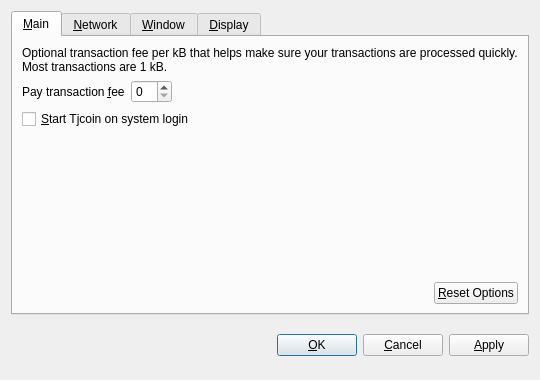
<?xml version="1.0" encoding="UTF-8"?>
<ui version="4.0">
 <class>OptionsDialog</class>
 <widget class="QDialog" name="OptionsDialog">
  <property name="geometry">
   <rect>
    <x>0</x>
    <y>0</y>
    <width>540</width>
    <height>380</height>
   </rect>
  </property>
  <property name="windowTitle">
   <string>Options</string>
  </property>
  <property name="modal">
   <bool>true</bool>
  </property>
  <layout class="QVBoxLayout" name="verticalLayout">
   <item>
    <widget class="QTabWidget" name="tabWidget">
     <property name="tabPosition">
      <enum>QTabWidget::North</enum>
     </property>
     <property name="currentIndex">
      <number>0</number>
     </property>
     <widget class="QWidget" name="tabMain">
      <attribute name="title">
       <string>&amp;Main</string>
      </attribute>
      <layout class="QVBoxLayout" name="verticalLayout_Main">
       <item>
        <widget class="QLabel" name="transactionFeeInfoLabel">
         <property name="text">
          <string>Optional transaction fee per kB that helps make sure your transactions are processed quickly. Most transactions are 1 kB.</string>
         </property>
         <property name="textFormat">
          <enum>Qt::PlainText</enum>
         </property>
         <property name="wordWrap">
          <bool>true</bool>
         </property>
        </widget>
       </item>
       <item>
        <layout class="QHBoxLayout" name="horizontalLayout_1_Main">
         <item>
          <widget class="QLabel" name="transactionFeeLabel">
           <property name="text">
            <string>Pay transaction &amp;fee</string>
           </property>
           <property name="textFormat">
            <enum>Qt::PlainText</enum>
           </property>
           <property name="buddy">
            <cstring>transactionFee</cstring>
           </property>
          </widget>
         </item>
         <item>
          <widget class="BitcoinAmountField" name="transactionFee"/>
         </item>
         <item>
          <spacer name="horizontalSpacer_1_Main">
           <property name="orientation">
            <enum>Qt::Horizontal</enum>
           </property>
           <property name="sizeHint" stdset="0">
            <size>
             <width>40</width>
             <height>20</height>
            </size>
           </property>
          </spacer>
         </item>
        </layout>
       </item>
       <item>
        <widget class="QCheckBox" name="bitcoinAtStartup">
         <property name="toolTip">
          <string>Automatically start Tjcoin after logging in to the system.</string>
         </property>
         <property name="text">
          <string>&amp;Start Tjcoin on system login</string>
         </property>
        </widget>
       </item>
       <item>
        <spacer name="verticalSpacer_Main">
         <property name="orientation">
          <enum>Qt::Vertical</enum>
         </property>
         <property name="sizeHint" stdset="0">
          <size>
           <width>20</width>
           <height>40</height>
          </size>
         </property>
        </spacer>
       </item>
       <item>
        <layout class="QHBoxLayout" name="horizontalLayout_2_Main">
         <item>
          <spacer name="horizontalSpacer_2_Main">
           <property name="orientation">
            <enum>Qt::Horizontal</enum>
           </property>
           <property name="sizeHint" stdset="0">
            <size>
             <width>40</width>
             <height>20</height>
            </size>
           </property>
          </spacer>
         </item>
         <item>
          <widget class="QPushButton" name="resetButton">
           <property name="toolTip">
            <string>Reset all client options to default.</string>
           </property>
           <property name="text">
            <string>&amp;Reset Options</string>
           </property>
           <property name="autoDefault">
            <bool>false</bool>
           </property>
          </widget>
         </item>
        </layout>
       </item>
      </layout>
     </widget>
     <widget class="QWidget" name="tabNetwork">
      <attribute name="title">
       <string>&amp;Network</string>
      </attribute>
      <layout class="QVBoxLayout" name="verticalLayout_Network">
       <item>
        <widget class="QCheckBox" name="mapPortUpnp">
         <property name="toolTip">
          <string>Automatically open the Tjcoin client port on the router. This only works when your router supports UPnP and it is enabled.</string>
         </property>
         <property name="text">
          <string>Map port using &amp;UPnP</string>
         </property>
        </widget>
       </item>
       <item>
        <widget class="QCheckBox" name="connectSocks">
         <property name="toolTip">
          <string>Connect to the Tjcoin network through a SOCKS proxy (e.g. when connecting through Tor).</string>
         </property>
         <property name="text">
          <string>&amp;Connect through SOCKS proxy:</string>
         </property>
        </widget>
       </item>
       <item>
        <layout class="QHBoxLayout" name="horizontalLayout_Network">
         <item>
          <widget class="QLabel" name="proxyIpLabel">
           <property name="text">
            <string>Proxy &amp;IP:</string>
           </property>
           <property name="textFormat">
            <enum>Qt::PlainText</enum>
           </property>
           <property name="buddy">
            <cstring>proxyIp</cstring>
           </property>
          </widget>
         </item>
         <item>
          <widget class="QValidatedLineEdit" name="proxyIp">
           <property name="maximumSize">
            <size>
             <width>140</width>
             <height>16777215</height>
            </size>
           </property>
           <property name="toolTip">
            <string>IP address of the proxy (e.g. 127.0.0.1)</string>
           </property>
          </widget>
         </item>
         <item>
          <widget class="QLabel" name="proxyPortLabel">
           <property name="text">
            <string>&amp;Port:</string>
           </property>
           <property name="textFormat">
            <enum>Qt::PlainText</enum>
           </property>
           <property name="buddy">
            <cstring>proxyPort</cstring>
           </property>
          </widget>
         </item>
         <item>
          <widget class="QLineEdit" name="proxyPort">
           <property name="maximumSize">
            <size>
             <width>55</width>
             <height>16777215</height>
            </size>
           </property>
           <property name="toolTip">
            <string>Port of the proxy (e.g. 9050)</string>
           </property>
          </widget>
         </item>
         <item>
          <widget class="QLabel" name="socksVersionLabel">
           <property name="text">
            <string>SOCKS &amp;Version:</string>
           </property>
           <property name="textFormat">
            <enum>Qt::PlainText</enum>
           </property>
           <property name="buddy">
            <cstring>socksVersion</cstring>
           </property>
          </widget>
         </item>
         <item>
          <widget class="QValueComboBox" name="socksVersion">
           <property name="toolTip">
            <string>SOCKS version of the proxy (e.g. 5)</string>
           </property>
          </widget>
         </item>
         <item>
          <spacer name="horizontalSpacer_Network">
           <property name="orientation">
            <enum>Qt::Horizontal</enum>
           </property>
           <property name="sizeHint" stdset="0">
            <size>
             <width>40</width>
             <height>20</height>
            </size>
           </property>
          </spacer>
         </item>
        </layout>
       </item>
       <item>
        <spacer name="verticalSpacer_Network">
         <property name="orientation">
          <enum>Qt::Vertical</enum>
         </property>
         <property name="sizeHint" stdset="0">
          <size>
           <width>20</width>
           <height>40</height>
          </size>
         </property>
        </spacer>
       </item>
      </layout>
     </widget>
     <widget class="QWidget" name="tabWindow">
      <attribute name="title">
       <string>&amp;Window</string>
      </attribute>
      <layout class="QVBoxLayout" name="verticalLayout_Window">
       <item>
        <widget class="QCheckBox" name="minimizeToTray">
         <property name="toolTip">
          <string>Show only a tray icon after minimizing the window.</string>
         </property>
         <property name="text">
          <string>&amp;Minimize to the tray instead of the taskbar</string>
         </property>
        </widget>
       </item>
       <item>
        <widget class="QCheckBox" name="minimizeOnClose">
         <property name="toolTip">
          <string>Minimize instead of exit the application when the window is closed. When this option is enabled, the application will be closed only after selecting Quit in the menu.</string>
         </property>
         <property name="text">
          <string>M&amp;inimize on close</string>
         </property>
        </widget>
       </item>
       <item>
        <spacer name="verticalSpacer_Window">
         <property name="orientation">
          <enum>Qt::Vertical</enum>
         </property>
         <property name="sizeHint" stdset="0">
          <size>
           <width>20</width>
           <height>40</height>
          </size>
         </property>
        </spacer>
       </item>
      </layout>
     </widget>
     <widget class="QWidget" name="tabDisplay">
      <attribute name="title">
       <string>&amp;Display</string>
      </attribute>
      <layout class="QVBoxLayout" name="verticalLayout_Display">
       <item>
        <layout class="QHBoxLayout" name="horizontalLayout_1_Display">
         <item>
          <widget class="QLabel" name="langLabel">
           <property name="text">
            <string>User Interface &amp;language:</string>
           </property>
           <property name="textFormat">
            <enum>Qt::PlainText</enum>
           </property>
           <property name="buddy">
            <cstring>lang</cstring>
           </property>
          </widget>
         </item>
         <item>
          <widget class="QValueComboBox" name="lang">
           <property name="toolTip">
            <string>The user interface language can be set here. This setting will take effect after restarting Tjcoin.</string>
           </property>
          </widget>
         </item>
        </layout>
       </item>
       <item>
        <layout class="QHBoxLayout" name="horizontalLayout_2_Display">
         <item>
          <widget class="QLabel" name="unitLabel">
           <property name="text">
            <string>&amp;Unit to show amounts in:</string>
           </property>
           <property name="textFormat">
            <enum>Qt::PlainText</enum>
           </property>
           <property name="buddy">
            <cstring>unit</cstring>
           </property>
          </widget>
         </item>
         <item>
          <widget class="QValueComboBox" name="unit">
           <property name="toolTip">
            <string>Choose the default subdivision unit to show in the interface and when sending coins.</string>
           </property>
          </widget>
         </item>
        </layout>
       </item>
       <item>
        <widget class="QCheckBox" name="displayAddresses">
         <property name="toolTip">
          <string>Whether to show Tjcoin addresses in the transaction list or not.</string>
         </property>
         <property name="text">
          <string>&amp;Display addresses in transaction list</string>
         </property>
        </widget>
       </item>
       <item>
        <widget class="QCheckBox" name="coinControlFeatures">
         <property name="toolTip">
          <string>Whether to show coin control features or not.</string>
         </property>
         <property name="text">
          <string>Display coin &amp;control features (experts only!)</string>
         </property>
        </widget>
       </item>
       <item>
        <spacer name="verticalSpacer_Display">
         <property name="orientation">
          <enum>Qt::Vertical</enum>
         </property>
         <property name="sizeHint" stdset="0">
          <size>
           <width>20</width>
           <height>40</height>
          </size>
         </property>
        </spacer>
       </item>
      </layout>
     </widget>
    </widget>
   </item>
   <item>
    <layout class="QHBoxLayout" name="horizontalLayout_Buttons">
     <item>
      <spacer name="horizontalSpacer_1">
       <property name="orientation">
        <enum>Qt::Horizontal</enum>
       </property>
       <property name="sizeHint" stdset="0">
        <size>
         <width>40</width>
         <height>48</height>
        </size>
       </property>
      </spacer>
     </item>
     <item>
      <widget class="QLabel" name="statusLabel">
       <property name="font">
        <font>
         <weight>75</weight>
         <bold>true</bold>
        </font>
       </property>
       <property name="text">
        <string/>
       </property>
       <property name="textFormat">
        <enum>Qt::PlainText</enum>
       </property>
       <property name="wordWrap">
        <bool>true</bool>
       </property>
      </widget>
     </item>
     <item>
      <spacer name="horizontalSpacer_2">
       <property name="orientation">
        <enum>Qt::Horizontal</enum>
       </property>
       <property name="sizeHint" stdset="0">
        <size>
         <width>40</width>
         <height>48</height>
        </size>
       </property>
      </spacer>
     </item>
     <item>
      <widget class="QPushButton" name="okButton">
       <property name="text">
        <string>&amp;OK</string>
       </property>
      </widget>
     </item>
     <item>
      <widget class="QPushButton" name="cancelButton">
       <property name="text">
        <string>&amp;Cancel</string>
       </property>
       <property name="autoDefault">
        <bool>false</bool>
       </property>
      </widget>
     </item>
     <item>
      <widget class="QPushButton" name="applyButton">
       <property name="text">
        <string>&amp;Apply</string>
       </property>
       <property name="autoDefault">
        <bool>false</bool>
       </property>
      </widget>
     </item>
    </layout>
   </item>
  </layout>
 </widget>
 <customwidgets>
  <customwidget>
   <class>BitcoinAmountField</class>
   <extends>QSpinBox</extends>
   <header>bitcoinamountfield.h</header>
  </customwidget>
  <customwidget>
   <class>QValueComboBox</class>
   <extends>QComboBox</extends>
   <header>qvaluecombobox.h</header>
  </customwidget>
  <customwidget>
   <class>QValidatedLineEdit</class>
   <extends>QLineEdit</extends>
   <header>qvalidatedlineedit.h</header>
  </customwidget>
 </customwidgets>
 <resources/>
 <connections/>
</ui>
